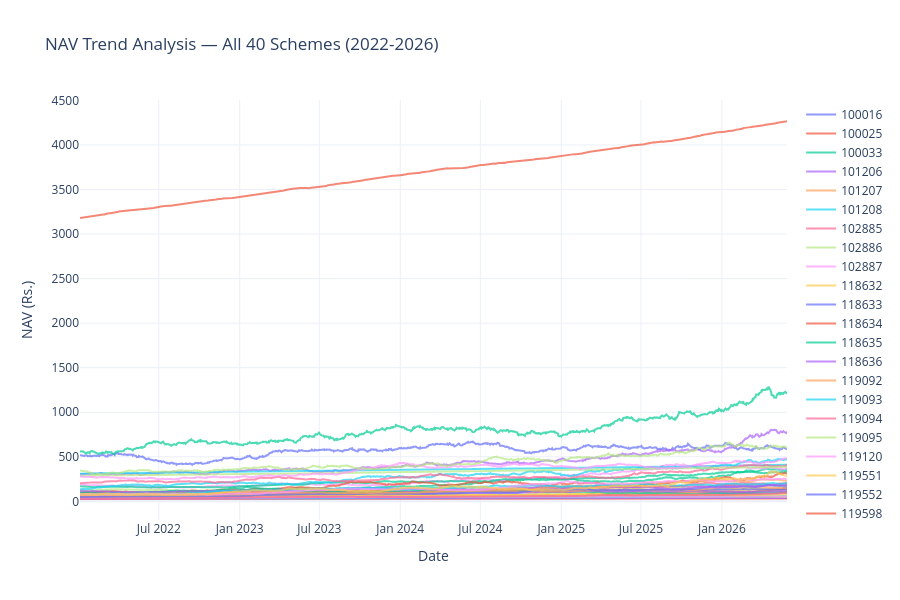

The notebook cell this image was saved under:
### Code cell
# Task 1: NAV trend analysis for all 40 schemes 2022-2026

fig = go.Figure()

for code in nav["amfi_code"].unique():
    subset = nav[nav["amfi_code"] == code].sort_values("date")

    scheme_name = subset.iloc[0].get("scheme_name", str(code))

    fig.add_trace(go.Scatter(
        x=subset["date"],
        y=subset["nav"],
        mode="lines",
        name=scheme_name[:30],
        opacity=0.7
    ))

fig.update_layout(
    title="NAV Trend Analysis — All 40 Schemes (2022-2026)",
    xaxis_title="Date",
    yaxis_title="NAV (Rs.)",
    hovermode="x unified",
    height=600,
    template="plotly_white"
)

# Save reports
fig.write_html("../reports/01_nav_trends.html")
fig.write_image(
    "../reports/01_nav_trends.png",
    width=1200,
    height=600
)

fig.show()

print("✅ Task 1 Complete: NAV Trend Analysis")
print(f"   Total schemes plotted: {nav['amfi_code'].nunique()}")
print(f"   Date range: {nav['date'].min()} to {nav['date'].max()}")

### Figure 1 — Plotly figure (JSON) as saved in the notebook; plotly's stock layout.template omitted (floating-point values rounded to 4 significant figures; data arrays with more than 128 entries replaced by an {"elided": "..."} marker saying what was removed)
{"data": [{"mode": "lines", "name": "100016", "opacity": 0.7, "type": "scatter", "x": {"elided": "1150 str values"}, "y": {"elided": "1150 float values"}}, {"mode": "lines", "name": "100025", "opacity": 0.7, "type": "scatter", "x": {"elided": "1150 str values"}, "y": {"elided": "1150 float values"}}, {"mode": "lines", "name": "100033", "opacity": 0.7, "type": "scatter", "x": {"elided": "1150 str values"}, "y": {"elided": "1150 float values"}}, {"mode": "lines", "name": "101206", "opacity": 0.7, "type": "scatter", "x": {"elided": "1150 str values"}, "y": {"elided": "1150 float values"}}, {"mode": "lines", "name": "101207", "opacity": 0.7, "type": "scatter", "x": {"elided": "1150 str values"}, "y": {"elided": "1150 float values"}}, {"mode": "lines", "name": "101208", "opacity": 0.7, "type": "scatter", "x": {"elided": "1150 str values"}, "y": {"elided": "1150 float values"}}, {"mode": "lines", "name": "102885", "opacity": 0.7, "type": "scatter", "x": {"elided": "1150 str values"}, "y": {"elided": "1150 float values"}}, {"mode": "lines", "name": "102886", "opacity": 0.7, "type": "scatter", "x": {"elided": "1150 str values"}, "y": {"elided": "1150 float values"}}, {"mode": "lines", "name": "102887", "opacity": 0.7, "type": "scatter", "x": {"elided": "1150 str values"}, "y": {"elided": "1150 float values"}}, {"mode": "lines", "name": "118632", "opacity": 0.7, "type": "scatter", "x": {"elided": "1150 str values"}, "y": {"elided": "1150 float values"}}, {"mode": "lines", "name": "118633", "opacity": 0.7, "type": "scatter", "x": {"elided": "1150 str values"}, "y": {"elided": "1150 float values"}}, {"mode": "lines", "name": "118634", "opacity": 0.7, "type": "scatter", "x": {"elided": "1150 str values"}, "y": {"elided": "1150 float values"}}, {"mode": "lines", "name": "118635", "opacity": 0.7, "type": "scatter", "x": {"elided": "1150 str values"}, "y": {"elided": "1150 float values"}}, {"mode": "lines", "name": "118636", "opacity": 0.7, "type": "scatter", "x": {"elided": "1150 str values"}, "y": {"elided": "1150 float values"}}, {"mode": "lines", "name": "119092", "opacity": 0.7, "type": "scatter", "x": {"elided": "1150 str values"}, "y": {"elided": "1150 float values"}}, {"mode": "lines", "name": "119093", "opacity": 0.7, "type": "scatter", "x": {"elided": "1150 str values"}, "y": {"elided": "1150 float values"}}, {"mode": "lines", "name": "119094", "opacity": 0.7, "type": "scatter", "x": {"elided": "1150 str values"}, "y": {"elided": "1150 float values"}}, {"mode": "lines", "name": "119095", "opacity": 0.7, "type": "scatter", "x": {"elided": "1150 str values"}, "y": {"elided": "1150 float values"}}, {"mode": "lines", "name": "119120", "opacity": 0.7, "type": "scatter", "x": {"elided": "1150 str values"}, "y": {"elided": "1150 float values"}}, {"mode": "lines", "name": "119551", "opacity": 0.7, "type": "scatter", "x": {"elided": "1150 str values"}, "y": {"elided": "1150 float values"}}, {"mode": "lines", "name": "119552", "opacity": 0.7, "type": "scatter", "x": {"elided": "1150 str values"}, "y": {"elided": "1150 float values"}}, {"mode": "lines", "name": "119598", "opacity": 0.7, "type": "scatter", "x": {"elided": "1150 str values"}, "y": {"elided": "1150 float values"}}, {"mode": "lines", "name": "119599", "opacity": 0.7, "type": "scatter", "x": {"elided": "1150 str values"}, "y": {"elided": "1150 float values"}}, {"mode": "lines", "name": "120503", "opacity": 0.7, "type": "scatter", "x": {"elided": "1150 str values"}, "y": {"elided": "1150 float values"}}, {"mode": "lines", "name": "120504", "opacity": 0.7, "type": "scatter", "x": {"elided": "1150 str values"}, "y": {"elided": "1150 float values"}}, {"mode": "lines", "name": "120505", "opacity": 0.7, "type": "scatter", "x": {"elided": "1150 str values"}, "y": {"elided": "1150 float values"}}, {"mode": "lines", "name": "120506", "opacity": 0.7, "type": "scatter", "x": {"elided": "1150 str values"}, "y": {"elided": "1150 float values"}}, {"mode": "lines", "name": "120507", "opacity": 0.7, "type": "scatter", "x": {"elided": "1150 str values"}, "y": {"elided": "1150 float values"}}, {"mode": "lines", "name": "120841", "opacity": 0.7, "type": "scatter", "x": {"elided": "1150 str values"}, "y": {"elided": "1150 float values"}}, {"mode": "lines", "name": "120842", "opacity": 0.7, "type": "scatter", "x": {"elided": "1150 str values"}, "y": {"elided": "1150 float values"}}, {"mode": "lines", "name": "120843", "opacity": 0.7, "type": "scatter", "x": {"elided": "1150 str values"}, "y": {"elided": "1150 float values"}}, {"mode": "lines", "name": "120844", "opacity": 0.7, "type": "scatter", "x": {"elided": "1150 str values"}, "y": {"elided": "1150 float values"}}, {"mode": "lines", "name": "125497", "opacity": 0.7, "type": "scatter", "x": {"elided": "1150 str values"}, "y": {"elided": "1150 float values"}}, {"mode": "lines", "name": "125498", "opacity": 0.7, "type": "scatter", "x": {"elided": "1150 str values"}, "y": {"elided": "1150 float values"}}, {"mode": "lines", "name": "148567", "opacity": 0.7, "type": "scatter", "x": {"elided": "1150 str values"}, "y": {"elided": "1150 float values"}}, {"mode": "lines", "name": "148568", "opacity": 0.7, "type": "scatter", "x": {"elided": "1150 str values"}, "y": {"elided": "1150 float values"}}, {"mode": "lines", "name": "148569", "opacity": 0.7, "type": "scatter", "x": {"elided": "1150 str values"}, "y": {"elided": "1150 float values"}}, {"mode": "lines", "name": "149322", "opacity": 0.7, "type": "scatter", "x": {"elided": "1150 str values"}, "y": {"elided": "1150 float values"}}, {"mode": "lines", "name": "149323", "opacity": 0.7, "type": "scatter", "x": {"elided": "1150 str values"}, "y": {"elided": "1150 float values"}}, {"mode": "lines", "name": "149324", "opacity": 0.7, "type": "scatter", "x": {"elided": "1150 str values"}, "y": {"elided": "1150 float values"}}], "layout": {"height": 600, "hovermode": "x unified", "title": {"text": "NAV Trend Analysis — All 40 Schemes (2022-2026)"}, "xaxis": {"title": {"text": "Date"}}, "yaxis": {"title": {"text": "NAV (Rs.)"}}}}
